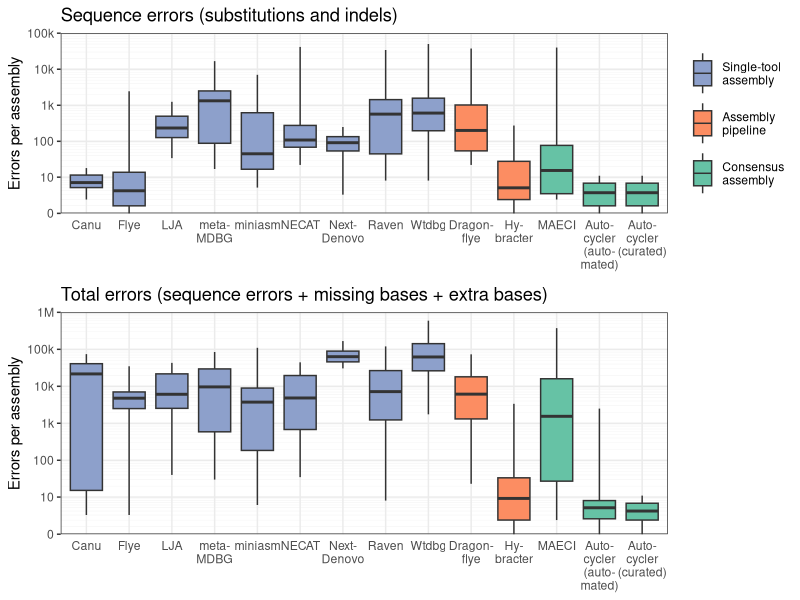
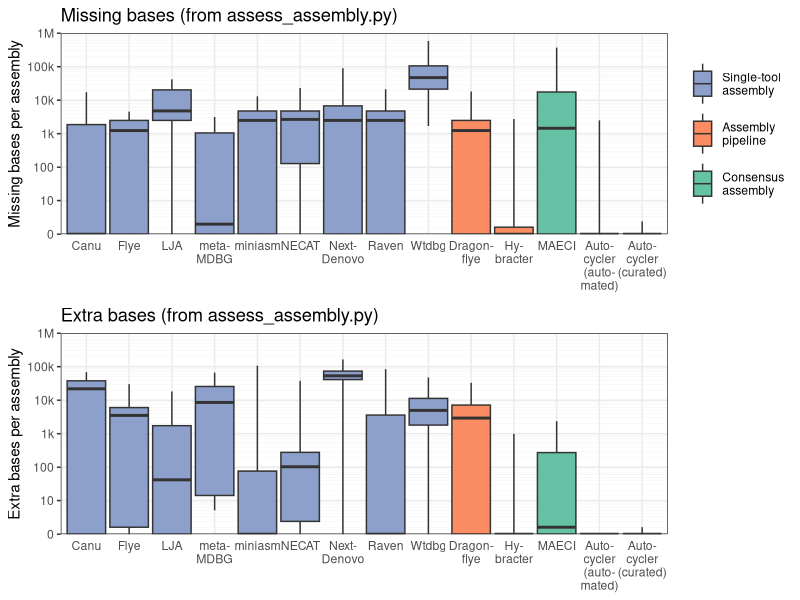
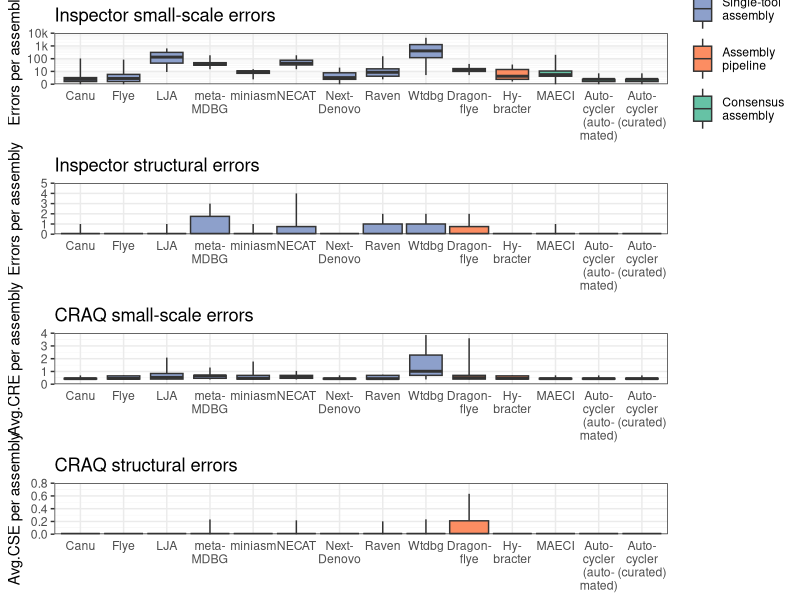

Generate these figures, in order, with R:
## ---- chunk 1
library(tidyverse)
library(knitr)
library(cowplot)
library(readxl)

opts_chunk$set(dpi=300, fig.path='plots/', echo=TRUE, dev=c('png','pdf'), warning=FALSE, message=FALSE)
pdf.options(useDingbats = FALSE)
## ---- chunk 2
df <- read_excel("tables.xlsx", sheet = "Table S2 - Assembly results", skip = 1)

df$`Total error count` <- df$`Error count` + df$`Extra assembly bases` + df$`Missing assembly bases`

df$Assembler <- factor(df$Assembler, levels = c("Canu", "Flye", "LJA", "metaMDBG", "miniasm", "NECAT", "NextDenovo", "Raven", "Wtdbg", "Dragonflye", "Hybracter", "MAECI", "Autocycler", "Autocycler-curated"))
## ---- chunk 3
y_breaks <- c(0, 10, 100, 1000, 10000, 100000, 1000000)
y_minor_breaks <- c(seq(0, 10),
                    seq(20, 100, 10),
                    seq(200, 1000, 100),
                    seq(2000, 10000, 1000),
                    seq(20000, 100000, 10000),
                    seq(200000, 1000000, 100000))
y_labels <- c("0", "10", "100", "1k", "10k", "100k", "1M")

x_axis_labels <- function(x) {
  x <- as.character(x)
  x[x == "metaMDBG"] <- "meta-\nMDBG"
  x[x == "NextDenovo"] <- "Next-\nDenovo"
  x[x == "Dragonflye"] <- "Dragon-\nflye"
  x[x == "Hybracter"] <- "Hy-\nbracter"
  x[x == "Autocycler"] <- "Auto-\ncycler\n(auto-\nmated)"
  x[x == "Autocycler-curated"] <- "Auto-\ncycler\n(curated)"
  x
}

assembler_type <- function(x) {
  factor(case_when(
    x %in% c("Canu", "Flye", "LJA", "metaMDBG", "miniasm", "NECAT", "NextDenovo", "Raven", "Wtdbg") ~ "Single-tool\nassembly",
    x %in% c("Dragonflye", "Hybracter") ~ "Assembly\npipeline",
    x %in% c("MAECI", "Autocycler", "Autocycler-curated") ~ "Consensus\nassembly"
  ), levels = c("Single-tool\nassembly", "Assembly\npipeline", "Consensus\nassembly"))
}

assembler_type_colours <- c("Single-tool\nassembly" = "#8da0cb",
                            "Assembly\npipeline"    = "#fc8d62",
                            "Consensus\nassembly"   = "#66c2a5")

p1 <- ggplot(df, aes(x = Assembler, y = `Error count`, fill = assembler_type(Assembler))) +
  geom_boxplot(coef = Inf) +
  scale_y_continuous(trans = scales::pseudo_log_trans(base = 10), expand = c(0, 0), limits = c(0, 100000),
                     breaks = y_breaks, minor_breaks = y_minor_breaks, labels = y_labels) +
  scale_x_discrete(labels = x_axis_labels) +
  scale_fill_manual(values = assembler_type_colours) +
  theme_bw() +
  theme(axis.ticks.x = element_blank(), panel.grid.minor = element_line(size = 0.1),
        legend.key.height = unit(2.5, "lines")) +
  guides(fill = guide_legend(title = NULL)) +
  labs(title="Sequence errors (substitutions and indels)", x=NULL, y="Errors per assembly")

p2 <- ggplot(df, aes(x = Assembler, y = `Total error count`, fill = assembler_type(Assembler))) +
  geom_boxplot(coef = Inf) +
  scale_y_continuous(trans = scales::pseudo_log_trans(base = 10), expand = c(0, 0), limits = c(0, 1000000),
                     breaks = y_breaks, minor_breaks = y_minor_breaks, labels = y_labels) +
  scale_x_discrete(labels = x_axis_labels) +
  scale_fill_manual(values = assembler_type_colours) +
  theme_bw() +
  theme(legend.position = "none", axis.ticks.x = element_blank(), panel.grid.minor = element_line(size = 0.1)) +
  labs(title="Total errors (sequence errors + missing bases + extra bases)", x=NULL, y="Errors per assembly")

plot_grid(p1, p2, ncol=1, rel_heights=c(0.87, 1), align="v")
## ---- chunk 4
box_stats <- df %>%
  group_by(Assembler) %>%
  summarise(ymin = min(`Missing assembly bases`),
            lower = quantile(`Missing assembly bases`, 0.25),
            middle = median(`Missing assembly bases`),
            upper = quantile(`Missing assembly bases`, 0.75),
            ymax = max(`Missing assembly bases`))

p1 <- ggplot(box_stats, aes(x = Assembler, fill = assembler_type(Assembler))) +
  geom_boxplot(aes(ymin = ymin, lower = lower, middle = middle, upper = upper, ymax = ymax), stat = "identity") +
  scale_y_continuous(trans = scales::pseudo_log_trans(base = 10), expand = c(0, 0), limits = c(0, 1000000),
                     breaks = y_breaks, minor_breaks = y_minor_breaks, labels = y_labels) +
  scale_x_discrete(labels = x_axis_labels) +
  scale_fill_manual(values = assembler_type_colours) +
  theme_bw() +
  theme(axis.ticks.x = element_blank(), panel.grid.minor = element_line(size = 0.1),
        legend.key.height = unit(2.5, "lines")) +
  guides(fill = guide_legend(title = NULL)) +
  labs(title="Missing bases (from assess_assembly.py)", x=NULL, y="Missing bases per assembly")

box_stats <- df %>%
  group_by(Assembler) %>%
  summarise(ymin = min(`Extra assembly bases`),
            lower = quantile(`Extra assembly bases`, 0.25),
            middle = median(`Extra assembly bases`),
            upper = quantile(`Extra assembly bases`, 0.75),
            ymax = max(`Extra assembly bases`))

p2 <- ggplot(box_stats, aes(x = Assembler, fill = assembler_type(Assembler))) +
  geom_boxplot(aes(ymin = ymin, lower = lower, middle = middle, upper = upper, ymax = ymax), stat = "identity") +
  scale_y_continuous(trans = scales::pseudo_log_trans(base = 10), expand = c(0, 0), limits = c(0, 1000000),
                     breaks = y_breaks, minor_breaks = y_minor_breaks, labels = y_labels) +
  scale_x_discrete(labels = x_axis_labels) +
  scale_fill_manual(values = assembler_type_colours) +
  theme_bw() +
  theme(legend.position = "none", axis.ticks.x = element_blank(), panel.grid.minor = element_line(size = 0.1)) +
  labs(title="Extra bases (from assess_assembly.py)", x=NULL, y="Extra bases per assembly")

plot_grid(p1, p2, ncol=1, align="v")
## ---- chunk 5
df %>%
  filter(Assembler == "Autocycler") %>%
  summarise(
    min = min(`Error count`, na.rm = TRUE),
    median = median(`Error count`, na.rm = TRUE),
    max = max(`Error count`, na.rm = TRUE)
  )
## ---- chunk 6
p1 <- ggplot(df, aes(x = Assembler, y = `Total small-scale assembly error`, fill = assembler_type(Assembler))) +
  geom_boxplot(coef=Inf) +
  scale_y_continuous(trans = scales::pseudo_log_trans(base = 10), expand = c(0, 0), limits = c(0, 10000),
                     breaks = y_breaks, minor_breaks = y_minor_breaks, labels = y_labels) +
  scale_x_discrete(labels = x_axis_labels) +
  scale_fill_manual(values = assembler_type_colours) +
  theme_bw() +
  theme(axis.ticks.x = element_blank(), panel.grid.minor = element_line(size = 0.1),
        legend.key.height = unit(2.5, "lines")) +
  guides(fill = guide_legend(title = NULL)) +
  labs(title="Inspector small-scale errors", x=NULL, y="Errors per assembly")

box_stats <- df %>%
  group_by(Assembler) %>%
  summarise(ymin = min(`Structural error`),
            lower = quantile(`Structural error`, 0.25),
            middle = median(`Structural error`),
            upper = quantile(`Structural error`, 0.75),
            ymax = max(`Structural error`))

p2 <- ggplot(box_stats, aes(x = Assembler, fill = assembler_type(Assembler))) +
  geom_boxplot(aes(ymin = ymin, lower = lower, middle = middle, upper = upper, ymax = ymax), stat = "identity") +
  scale_y_continuous(expand = c(0, 0), limits = c(0, 5), minor_breaks = NULL) +
  scale_x_discrete(labels = x_axis_labels) +
  scale_fill_manual(values = assembler_type_colours) +
  theme_bw() +
  theme(legend.position = "none", axis.ticks.x = element_blank(), panel.grid.minor = element_line(size = 0.1)) +
  labs(title="Inspector structural errors", x=NULL, y="Errors per assembly")

p3 <- ggplot(df, aes(x = Assembler, y = `Avg.CRE`, fill = assembler_type(Assembler))) +
  geom_boxplot(coef=1000) +
  scale_y_continuous(expand = c(0, 0), limits = c(0, 4)) +
  scale_x_discrete(labels = x_axis_labels) +
  scale_fill_manual(values = assembler_type_colours) +
  theme_bw() +
  theme(legend.position = "none", axis.ticks.x = element_blank(), panel.grid.minor = element_line(size = 0.1)) +
  guides(fill = guide_legend(title = NULL)) +
  labs(title="CRAQ small-scale errors", x=NULL, y="Avg.CRE per assembly")

box_stats <- df %>%
  group_by(Assembler) %>%
  summarise(ymin = min(`Avg.CSE`),
            lower = quantile(`Avg.CSE`, 0.25),
            middle = median(`Avg.CSE`),
            upper = quantile(`Avg.CSE`, 0.75),
            ymax = max(`Avg.CSE`))

p4 <- ggplot(box_stats, aes(x = Assembler, fill = assembler_type(Assembler))) +
  geom_boxplot(aes(ymin = ymin, lower = lower, middle = middle, upper = upper, ymax = ymax), stat = "identity") +
  scale_y_continuous(expand = c(0, 0), limits = c(0, 0.8)) +
  scale_x_discrete(labels = x_axis_labels) +
  scale_fill_manual(values = assembler_type_colours) +
  theme_bw() +
  theme(legend.position = "none", axis.ticks.x = element_blank(), panel.grid.minor = element_line(size = 0.1)) +
  labs(title="CRAQ structural errors", x=NULL, y="Avg.CSE per assembly")

plot_grid(p1, p2, p3, p4, ncol=1, align="v")
